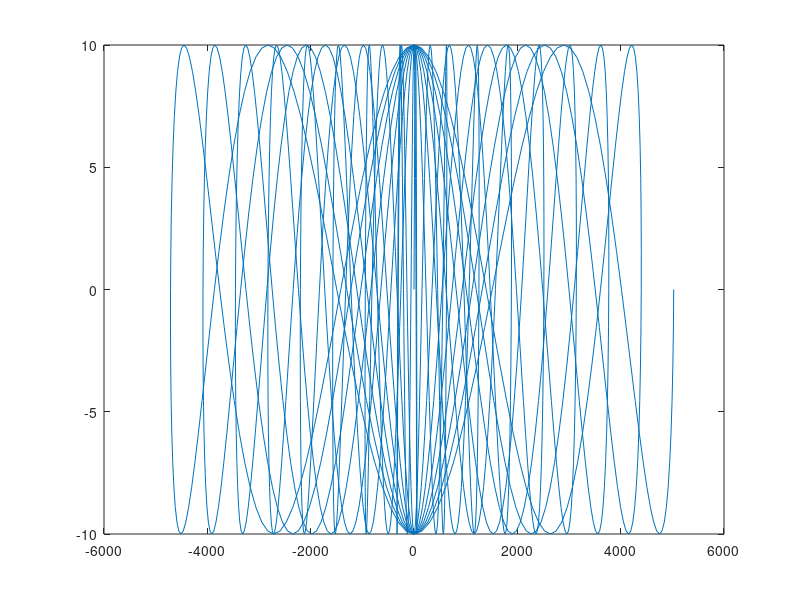

Here is the MATLAB script that generated this plot: (Note: this script raises an error after producing the figure.)
t= 0:pi/20:80*pi;
x= (20.*t).*cos(0.2.*t);
y= 10.*sin(t);
plot (x,y)
n=1600;
xplus= ((20.*t).*cos(0.2.*t));
xminus= ((20.*t).*cos(0.2.*t));
yplus= (10.*sin(t));
yminus= (10.*sin(t));

[a0,b0,a1,b1,a2,b2,a3,b3]=Bezier_Curve(n,x,y,xplus,yplus,xminus,yminus);
figure()

for i=1: n
fx(i)=a0(i)+(a1(i).*t(i))+(a2(i).*t(i).^2)+(a3(i).*t(i).^3);
fy(i)=b0(i)+(b1(i).*t(i))+(b2(i).*t(i).^2)+(b3(i).*t(i).^3);
end
plot(fx,fy)